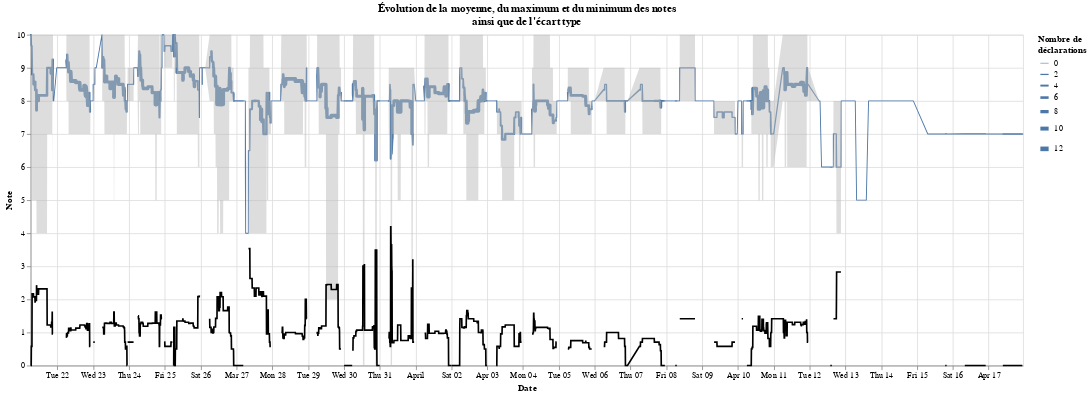

The notebook cell saved with this chart:
### Code cell
# réprésentation graphiques de l'évolution de la moyenne, des min, max et du nombre de déclaration
graphEvolutionMoyMinMaxStd(dfToutTempsIndics)

### Figure 1 — Vega-Lite specification as saved in the notebook (floating-point values rounded to 4 significant figures; data arrays with more than 128 entries replaced by an {"elided": "..."} marker saying what was removed)
{"config": {"view": {"continuousWidth": 400, "continuousHeight": 300}}, "layer": [{"mark": "trail", "encoding": {"size": {"field": "nb_val", "scale": {"rangeMax": 6, "rangeMin": 0.7}, "title": ["Nombre de", "déclarations"], "type": "quantitative"}, "x": {"field": "date_heure", "title": "Date", "type": "temporal"}, "y": {"field": "moyenne", "scale": {"domain": [0, 10], "zero": true}, "title": "Note", "type": "quantitative"}}}, {"mark": {"type": "area", "color": "#BCBCBC", "opacity": 0.5}, "encoding": {"x": {"field": "date_heure", "title": "Date", "type": "temporal"}, "y": {"field": "note_max", "scale": {"domain": [0, 10]}, "title": "Note", "type": "quantitative"}, "y2": {"field": "note_min"}}}, {"mark": {"type": "line", "color": "black"}, "encoding": {"x": {"field": "date_heure", "title": "Date", "type": "temporal"}, "y": {"field": "ecart_type", "scale": {"domain": [0, 10]}, "title": "Note", "type": "quantitative"}}}], "data": {"name": "data-6803a867a6623f314c3d53b8189c3265"}, "height": 400, "title": ["Évolution de la moyenne, du maximum et du minimum des notes", "ainsi que de l'écart type"], "width": 1200, "$schema": "https://vega.github.io/schema/vega-lite/v4.17.0.json", "datasets": {"data-6803a867a6623f314c3d53b8189c3265": {"elided": "5580 records"}}}
